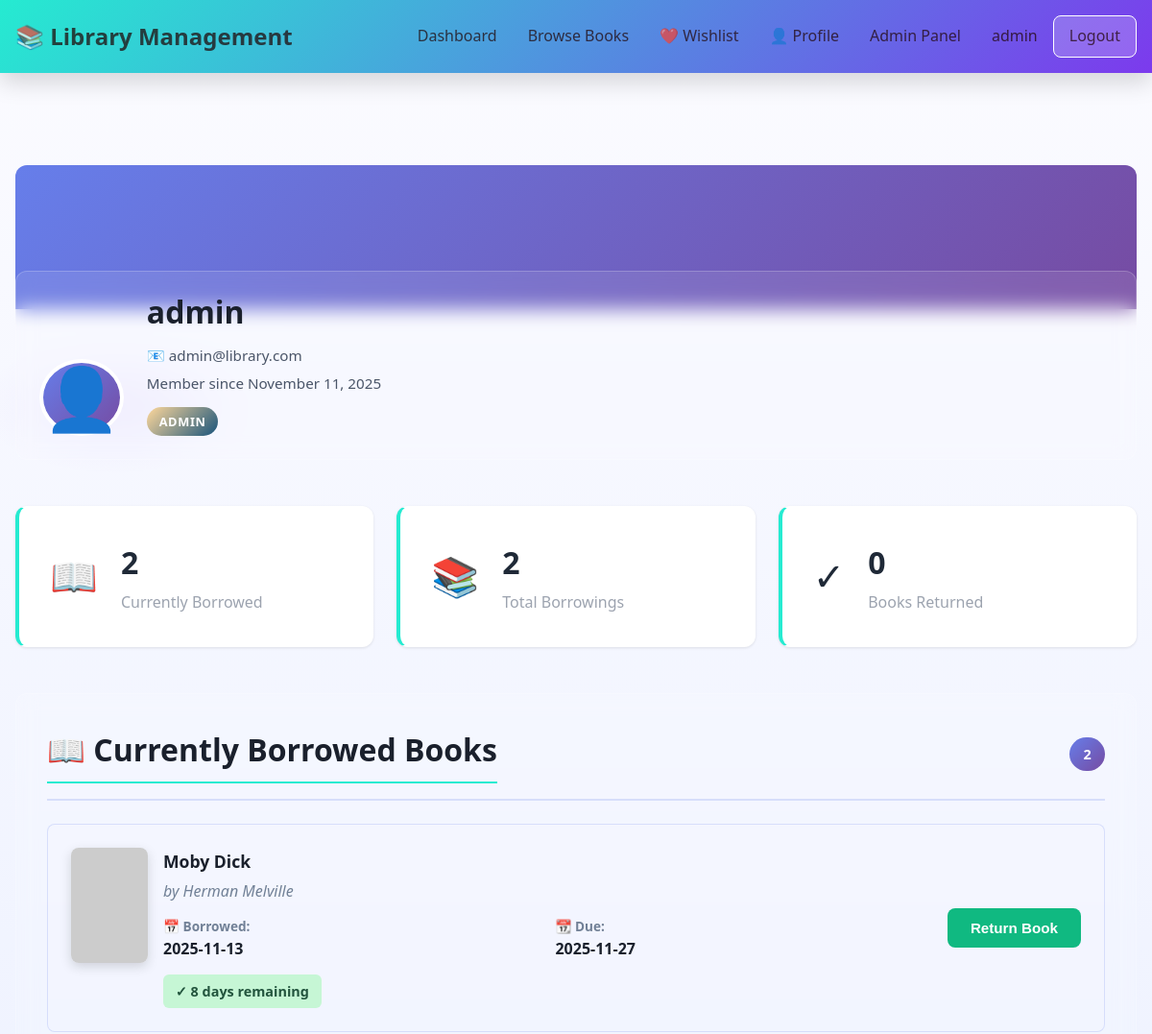
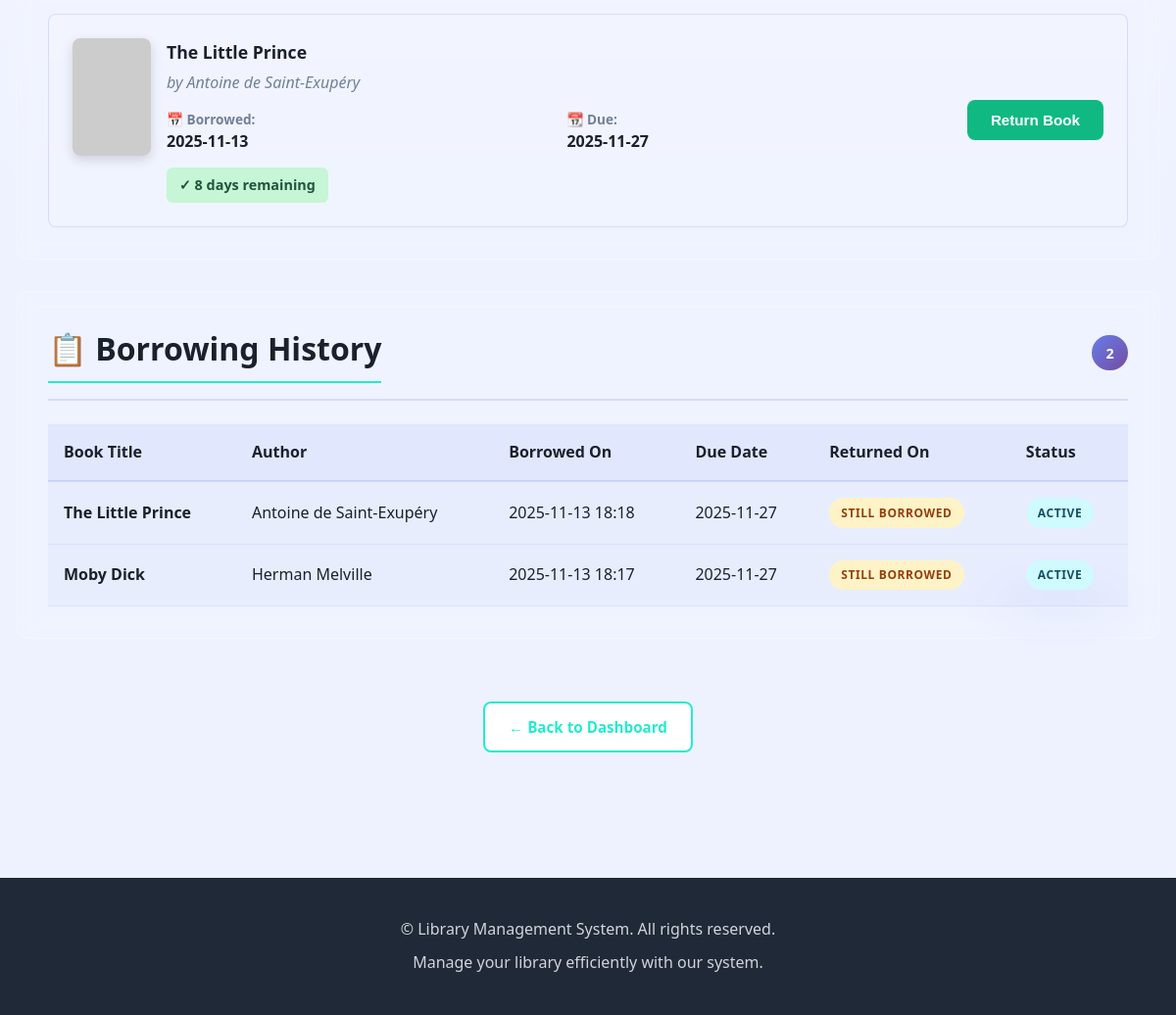
Page /profile (signed in) on the earlier database version (2 pictures, top to bottom).
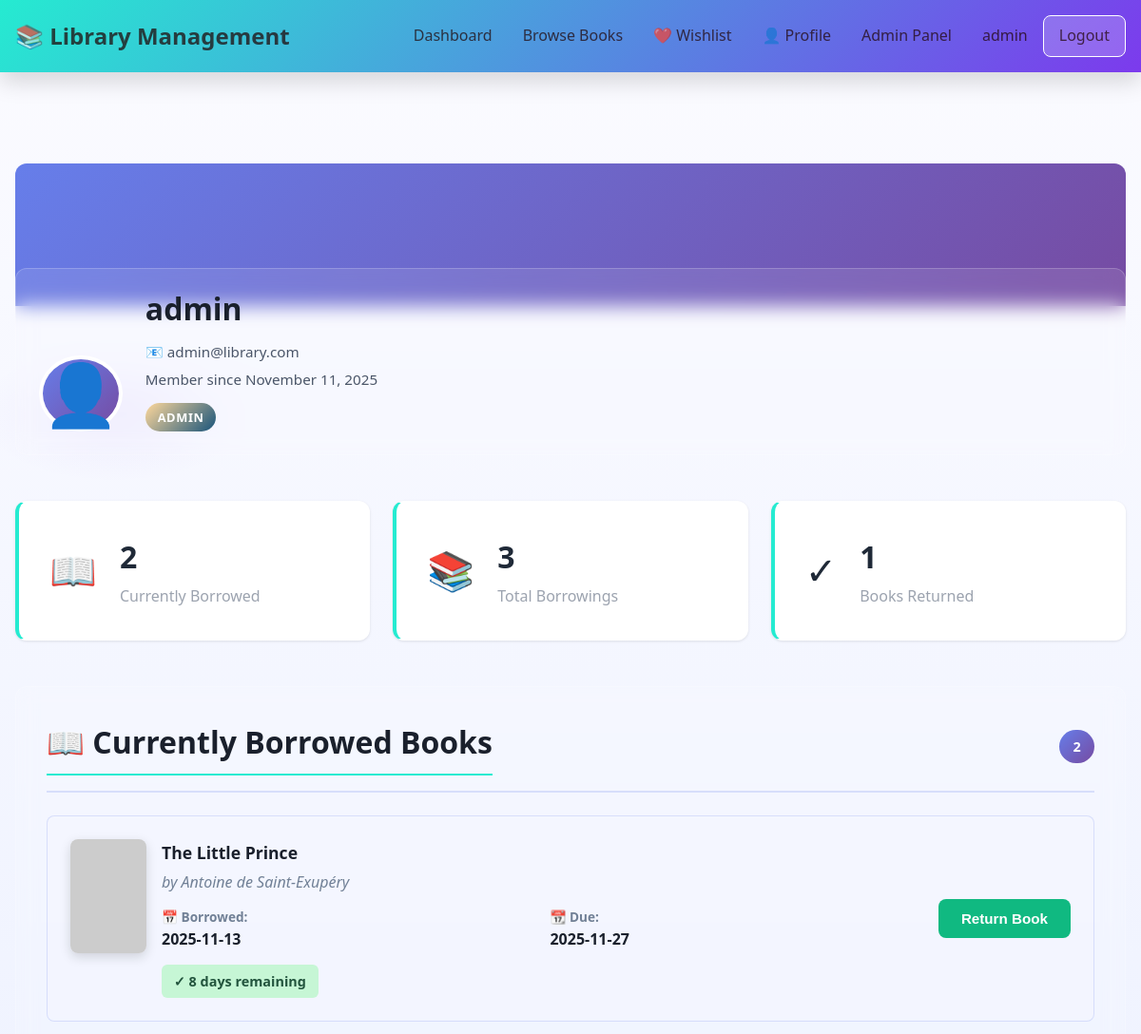
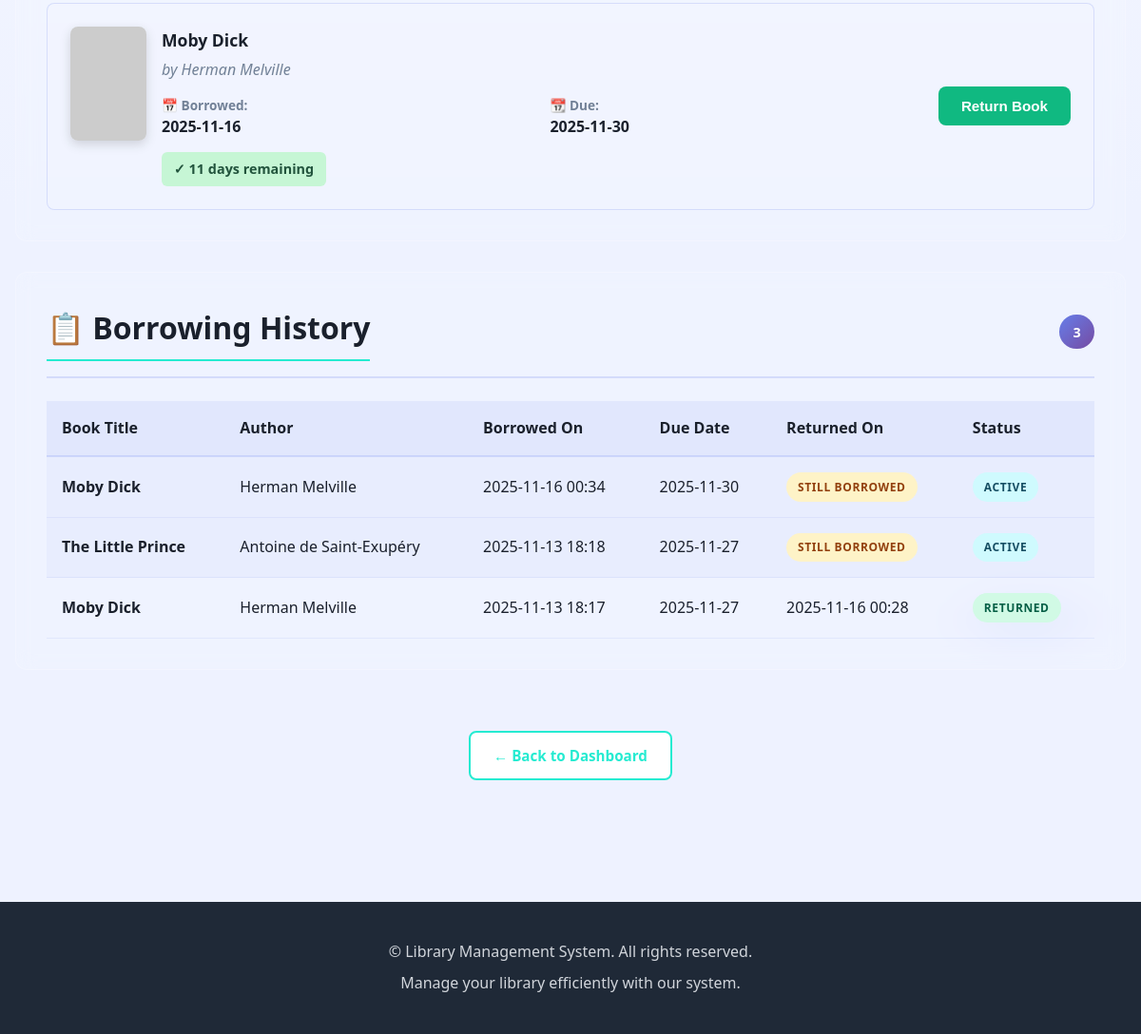
Same page on the later database version (2 pictures, top to bottom).
### models.py (models this page shows, shortened)
class Borrowing(db.Model):
    __tablename__ = 'borrowings'
    id = db.Column(db.Integer, primary_key=True)
    user_id = db.Column(db.Integer, db.ForeignKey('users.id'), nullable=False, index=True)
    book_id = db.Column(db.Integer, db.ForeignKey('books.id'), nullable=False, index=True)
    borrow_date = db.Column(db.DateTime, default=datetime.now, nullable=False)
    due_date = db.Column(db.DateTime, nullable=False)
    return_date = db.Column(db.DateTime, nullable=True)
    def is_overdue(self):
        from datetime import datetime as dt
        return self.return_date is None and self.due_date < dt.now()
    def days_until_due(self):
        from datetime import datetime as dt
        if self.return_date is None:
            remaining = (self.due_date - dt.now()).days
            return max(remaining, 0)
        return 0

class Book(db.Model):
    __tablename__ = 'books'
    id = db.Column(db.Integer, primary_key=True)
    title = db.Column(db.String(200), nullable=False, index=True)
    author = db.Column(db.String(120), nullable=False, index=True)
    isbn = db.Column(db.String(13), unique=True, nullable=False, index=True)
    publication_year = db.Column(db.Integer, nullable=False)
    quantity = db.Column(db.Integer, default=1)
    available = db.Column(db.Boolean, default=True)
    description = db.Column(db.Text, nullable=True)
    image_url = db.Column(db.String(512), nullable=True)
    created_at = db.Column(db.DateTime, default=datetime.now)
    updated_at = db.Column(db.DateTime, default=datetime.now, onupdate=datetime.now)
    borrowings = db.relationship('Borrowing', backref='book', lazy=True, cascade='all, delete-orphan')

### app.py (the view)
@app.route('/profile')
def profile():
    if 'user_id' not in session:
        flash('Please log in first.', 'error')
        return redirect(url_for('login'))
    user = User.query.get(session['user_id'])
    if not user:
        session.clear()
        flash('User not found.', 'error')
        return redirect(url_for('login'))
    current_borrowings = Borrowing.query.filter_by(user_id=user.id, return_date=None).all()
    all_borrowings = Borrowing.query.filter_by(user_id=user.id).order_by(Borrowing.borrow_date.desc()).all()
    return render_template('profile.html', user=user, current_borrowings=current_borrowings, all_borrowings=all_borrowings)

### app.py (called while the page is built)
@app.context_processor
def inject_user():
    user = None
    if 'user_id' in session:
        user = User.query.get(session['user_id'])
    return dict(current_user=user)

### templates/profile.html (shortened to what the changed rows need)
{% extends "base.html" %}
{% block content %}
<div class="container">
    <div class="profile-header">
        <div class="profile-info-container">
            <div class="profile-details">
                <h1>{{ user.username }}</h1>
            </div>
        </div>
    </div>
    <div class="stats-grid">
        <div class="stat-card">
            <div class="stat-content">
                <h3>{{ all_borrowings|length }}</h3>
                <p>Total Borrowings</p>
            </div>
        </div>
        <div class="stat-card">
            <div class="stat-content">
                <h3>{{ (all_borrowings | selectattr('return_date') | list)|length }}</h3>
                <p>Books Returned</p>
            </div>
        </div>
    </div>
    <div class="profile-section">
        <div class="section-header">
            <h2>📖 Currently Borrowed Books</h2>
        </div>
        {% if current_borrowings %}
            <div class="borrowing-cards">
                {% for borrow in current_borrowings %}
                <div class="borrowing-card {% if borrow.is_overdue() %}overdue{% endif %}">
                    <div class="book-info">
                        <div class="book-cover-small">
                            <img src="{{ borrow.book.image_url or 'https://via.placeholder.com/80x120?text=No+Cover' }}"
                                 alt="{{ borrow.book.title }} cover"
                                 onerror="this.src='https://via.placeholder.com/80x120?text=No+Cover'">
                        </div>
                        <div class="borrowing-details">
                            <h3>{{ borrow.book.title }}</h3>
                            <p class="book-author">by {{ borrow.book.author }}</p>
                            <div class="borrowing-dates">
                                <div class="date-item">
                                    <span class="date-label">📅 Borrowed:</span>
                                    <span class="date-value">{{ borrow.borrow_date.strftime('%Y-%m-%d') }}</span>
                                </div>
                                <div class="date-item">
                                    <span class="date-label">📆 Due:</span>
                                    <span class="date-value">{{ borrow.due_date.strftime('%Y-%m-%d') }}</span>
                                </div>
                            </div>
                            <div class="status-indicator">
                                {% if borrow.is_overdue() %}
                                    <span class="status-overdue">⚠️ OVERDUE - {{ borrow.days_overdue() }} days</span>
                                {% elif borrow.days_until_due() <= 3 %}
                                    <span class="status-warning">⏰ Due soon - {{ borrow.days_until_due() }} days left</span>
                                {% else %}
                                    <span class="status-ok">✓ {{ borrow.days_until_due() }} days remaining</span>
                                {% endif %}
                            </div>
                        </div>
                    </div>
                    <div class="borrowing-action">
                        <form method="POST" action="{{ url_for('return_book', borrowing_id=borrow.id) }}">
                            <button type="submit" class="btn btn-success">Return Book</button>
                        </form>
                    </div>
                </div>
                {% endfor %}
            </div>
        {% else %}
            <div class="empty-state">
                <p>You don't have any borrowed books right now.</p>
                <a href="{{ url_for('books') }}" class="btn btn-primary">Browse Books</a>
            </div>
        {% endif %}
    </div>
    <div class="profile-section">
        <div class="section-header">
            <h2>📋 Borrowing History</h2>
            <span class="section-badge">{{ all_borrowings|length }}</span>
        </div>
        {% if all_borrowings %}
            <div class="history-table-responsive">
                <table class="history-table">
                    <thead>
                        <tr>
                            <th>Book Title</th>
                            <th>Author</th>
                            <th>Borrowed On</th>
                            <th>Due Date</th>
                            <th>Returned On</th>
                            <th>Status</th>
                        </tr>
                    </thead>
                    <tbody>
                        {% for borrow in all_borrowings %}
                        <tr class="{% if borrow.return_date is none %}currently-borrowed{% elif borrow.is_overdue() %}overdue-history{% endif %}">
                            <td>
                                <strong>{{ borrow.book.title }}</strong>
                            </td>
                            <td>{{ borrow.book.author }}</td>
                            <td>{{ borrow.borrow_date.strftime('%Y-%m-%d %H:%M') }}</td>
                            <td>{{ borrow.due_date.strftime('%Y-%m-%d') }}</td>
                            <td>
                                {% if borrow.return_date %}
                                    {{ borrow.return_date.strftime('%Y-%m-%d %H:%M') }}
                                {% else %}
                                    <span class="badge badge-warning">Still Borrowed</span>
                                {% endif %}
                            </td>
                            <td>
                                {% if borrow.return_date is none %}
                                    {% if borrow.is_overdue() %}
                                        <span class="badge badge-danger">OVERDUE</span>
                                    {% else %}
                                        <span class="badge badge-info">Active</span>
                                    {% endif %}
                                {% else %}
                                    <span class="badge badge-success">Returned</span>
                                {% endif %}
                            </td>
                        </tr>
                        {% endfor %}
                    </tbody>
                </table>
            </div>
        {% else %}
            <div class="empty-state">
                <p>You haven't borrowed any books yet.</p>
                <a href="{{ url_for('books') }}" class="btn btn-primary">Start Browsing</a>
            </div>
        {% endif %}
    </div>
</div>
{% endblock %}

Differences in the rows shown:
no longer on one of the page's lists (row edited): Borrowing: book "Moby Dick", book.author "Herman Melville", borrow_date "2025-11-13", due_date "2025-11-27", days_until_due "8"
added Borrowing: book "Moby Dick", book.author "Herman Melville", borrow_date "2025-11-16", due_date "2025-11-30", days_until_due "11", borrow_date "2025-11-16 00:34", shows "STILL BORROWED", shows "ACTIVE"
changed Borrowing (number 3 of 3 on the later page): return_date (not shown) → "2025-11-16 00:28"; return_date "STILL BORROWED ACTIVE" → "RETURNED"
Other differences:
{{ all_borrowings|length }}: "2" → "3"
{{ (all_borrowings | selectattr('return_date') | list)|length }}: "0" → "1"
